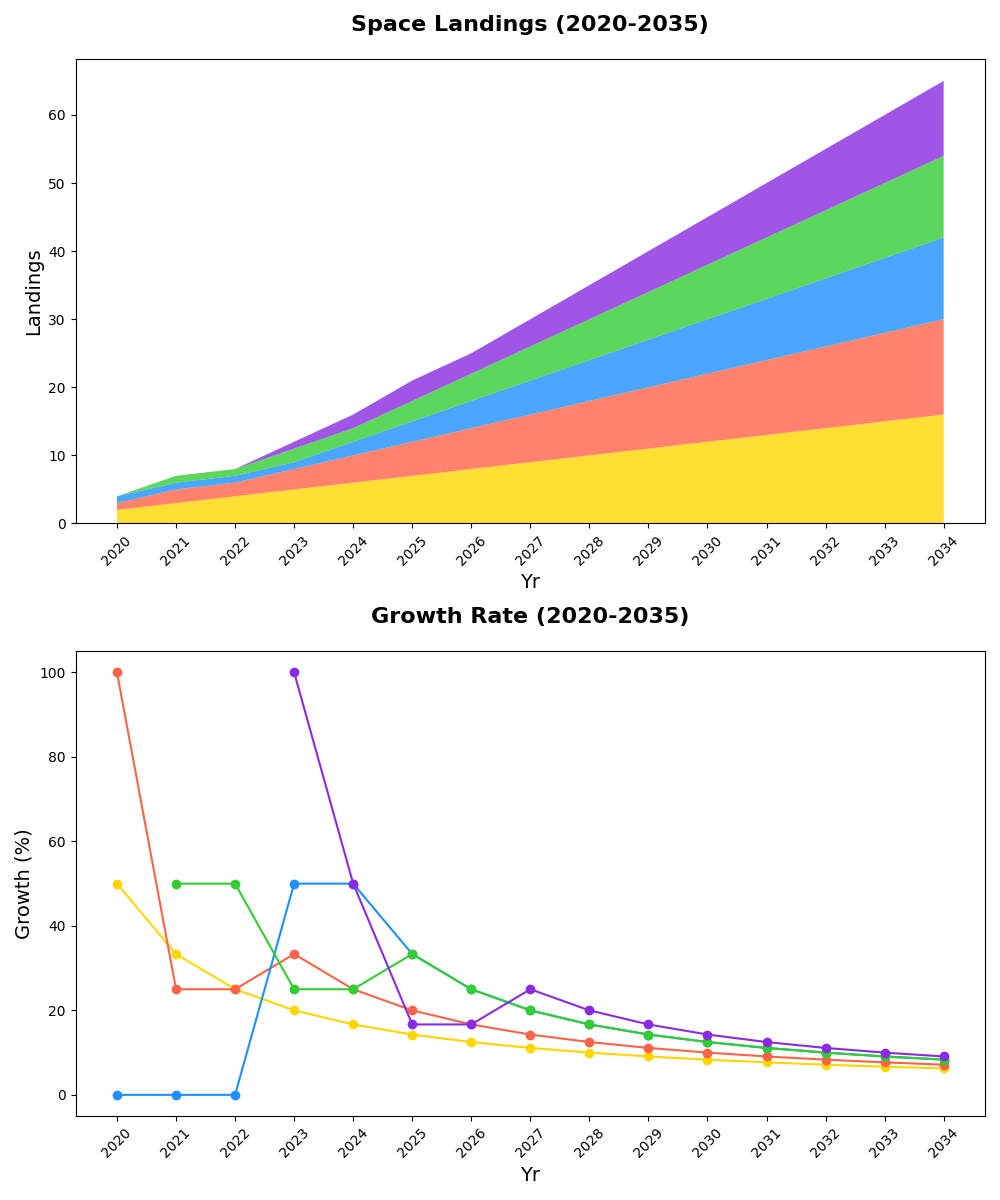

The Python source for this figure:
import matplotlib.pyplot as plt
import numpy as np

# Define the years
years = np.arange(2020, 2035)

# Successful landings data
moon_landings = np.array([2, 3, 4, 5, 6, 7, 8, 9, 10, 11, 12, 13, 14, 15, 16])
mars_landings = np.array([1, 2, 2, 3, 4, 5, 6, 7, 8, 9, 10, 11, 12, 13, 14])
venus_landings = np.array([1, 1, 1, 1, 2, 3, 4, 5, 6, 7, 8, 9, 10, 11, 12])
jupiter_landings = np.array([0, 1, 1, 2, 2, 3, 4, 5, 6, 7, 8, 9, 10, 11, 12])
saturn_landings = np.array([0, 0, 0, 1, 2, 3, 3, 4, 5, 6, 7, 8, 9, 10, 11])

# Create figure and subplots
fig, (ax1, ax2) = plt.subplots(2, 1, figsize=(10, 12))

# Subplot 1: Stacked Area Chart
ax1.stackplot(years, moon_landings, mars_landings, venus_landings, jupiter_landings, saturn_landings,
              colors=['#FFD700', '#FF6347', '#1E90FF', '#32CD32', '#8A2BE2'], alpha=0.8)
ax1.set_title("Space Landings (2020-2035)", fontsize=16, fontweight='bold', pad=20)
ax1.set_xlabel("Yr", fontsize=14)
ax1.set_ylabel("Landings", fontsize=14)
ax1.set_xticks(years[::1])
ax1.tick_params(axis='x', rotation=45)

# Subplot 2: Line Plot for Growth Rate
moon_growth_rate = np.gradient(moon_landings) / moon_landings * 100
mars_growth_rate = np.gradient(mars_landings) / mars_landings * 100
venus_growth_rate = np.gradient(venus_landings) / venus_landings * 100
jupiter_growth_rate = np.gradient(jupiter_landings) / jupiter_landings * 100
saturn_growth_rate = np.gradient(saturn_landings) / saturn_landings * 100

ax2.plot(years, moon_growth_rate, color='#FFD700', marker='o')
ax2.plot(years, mars_growth_rate, color='#FF6347', marker='o')
ax2.plot(years, venus_growth_rate, color='#1E90FF', marker='o')
ax2.plot(years, jupiter_growth_rate, color='#32CD32', marker='o')
ax2.plot(years, saturn_growth_rate, color='#8A2BE2', marker='o')
ax2.set_title("Growth Rate (2020-2035)", fontsize=16, fontweight='bold', pad=20)
ax2.set_xlabel("Yr", fontsize=14)
ax2.set_ylabel("Growth (%)", fontsize=14)
ax2.set_xticks(years[::1])
ax2.tick_params(axis='x', rotation=45)

plt.tight_layout()
plt.show()
